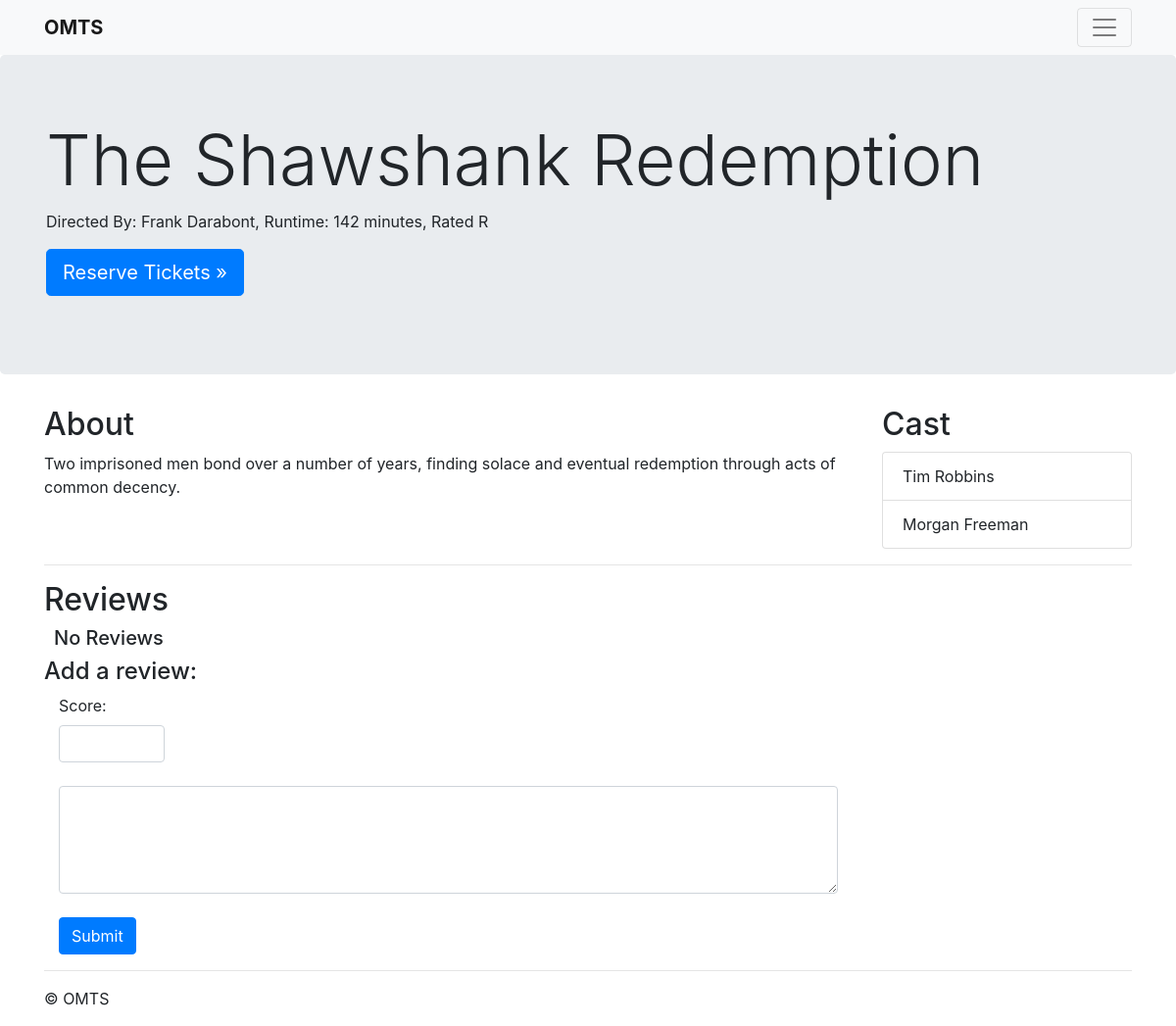
The page /details.php?movie_id=1 on the database its author committed.
### tables this page shows
CREATE TABLE `movie` (
  `MovieID` int(11) NOT NULL AUTO_INCREMENT,
  `Title` varchar(60) NOT NULL,
  `RunTime` int(11) NOT NULL,
  `Rating` enum('G','PG','14A','18A','R','A') NOT NULL,
  `Plot` text,
  `Director` varchar(100) NOT NULL,
  `Producer` varchar(100) NOT NULL,
  `SDate` date NOT NULL,
  `EDate` date NOT NULL,
  `SupplierID` int(11) NOT NULL,
  PRIMARY KEY (`MovieID`),
  KEY `SupplierID` (`SupplierID`),
  CONSTRAINT `movie_ibfk_1` FOREIGN KEY (`SupplierID`) REFERENCES `supplier` (`SupplierID`)
);

### details.php (the view, shortened to what this page needs)
<?php
include 'lib/database.php';
$thisMovie = $db->query("Select * from movie where movieid=".$_GET["movie_id"])->fetch();
?>
<!doctype html>
<html lang="en">
  <head>
    <link href="css/bootstrap.min.css" rel="stylesheet">
  </head>
  <body>
    <?php include 'parts/menu.php'; ?>
<main role="main">
  <div class="jumbotron">
    <div class="container">
      <h1 class="display-3">
        <?php echo $thisMovie['Title'];  ?>
      </h1>
      <p>Directed By:
        <?php echo $thisMovie['Director']; ?>, Runtime:
        <?php echo $thisMovie['RunTime']; ?> minutes, Rated
        <?php echo $thisMovie['Rating']; ?> </p>
      <p>
        <a class="btn btn-primary btn-lg" href="reserve.php?movie_id=<?php echo $thisMovie['MovieID'];?>" role="button">Reserve Tickets &raquo;</a>
      </p>
    </div>
  </div>
  <div class="container">
    <div class="row">
      <div class="col-md-9">
        <h2>About</h2>
        <p>
          <?php echo $thisMovie['Plot'];?> </p>
      </div>
      <div class="col-md-3">
        <h2>Cast</h2>
        <ul class="list-group">
          <?php
                  $cast = $db->query("Select CONCAT(FNAME, \" \", LNAME) as name from actors where MovieID=".$thisMovie['MovieID']);
                  while($actor=$cast->fetch()){
                    echo "<li class=\"list-group-item\" >".$actor['name']."</li>";
                  }
               ?>
        </ul>
      </div>
    </div>
    <div class="row">
      <div class="col-md-12">
        <hr>
        <h2>Reviews</h2>
        <?php
            $reviews = $db->query("select words, name, score from review R, users U, member M where R.`UserID`=U.`UserID` and U.`UserID`=M.userId and movieID=".$thisMovie['MovieID'])->fetchAll();
            if(count($reviews)===0){?>
              <h5 style="padding-left:10px;">No Reviews</h5>
           <?php }
          ?>
      <div class="row">
      <div class="col-md-9">
      <h4>Add a review:</h4>
              <form action="details.php?movie_id=<?php echo $thisMovie["MovieID"]?>" method="POST">
                <div class="col-md-2">
                  <label class="" for="score">Score:</label>
                  <input name="score" min=0 max=5 type="number" class="form-control" required>
                </div>
                <br>
                <div class="col-md-12">
                  <textarea name="words" type="text" rows=4 class="form-control" required></textarea>
                  <br>
                  <button type="submit" class=" btn btn-primary">Submit</button>
                </div>
              </form>
      </div>
    </div>
    </div>
    <br>
  </div>
  <hr>
  </div>
</main>
    <footer class="container">
      <p>&copy; OMTS</p>
    </footer>
  </body>
</html>

### rows shown on the page
movie: Title "The Shawshank Redemption", Director "Frank Darabont", RunTime "142", Rating "R", Plot "Two imprisoned men bond over a number of years, finding solace and eventual redemption through acts of common decency."

### other values the page prints
$actor['name'] "Tim Robbins"
$actor['name'] "Morgan Freeman"
